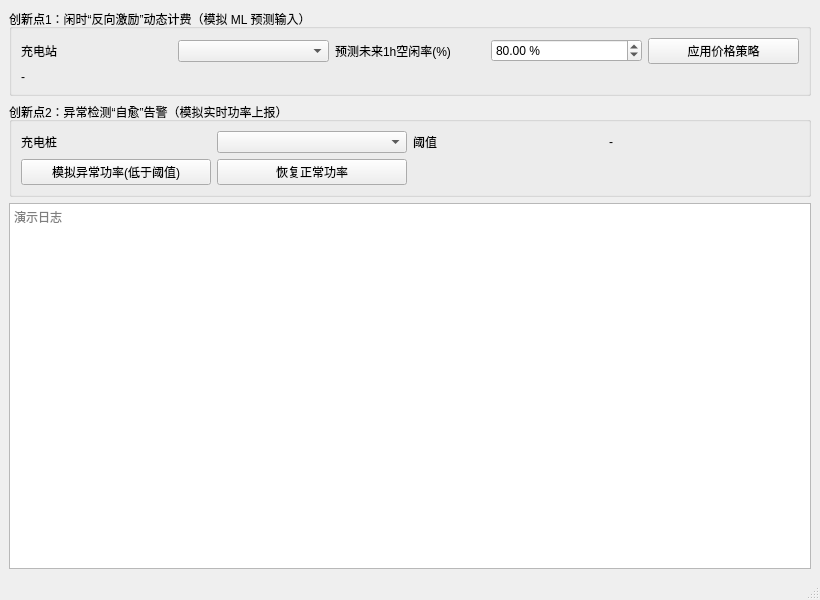
<?xml version="1.0" encoding="UTF-8"?>
<ui version="4.0">
 <class>MainWindow</class>
 <widget class="QMainWindow" name="MainWindow">
  <property name="geometry"><rect><x>0</x><y>0</y><width>820</width><height>600</height></rect></property>
  <property name="windowTitle"><string>创新点模拟演示</string></property>
  <widget class="QWidget" name="centralwidget">
   <layout class="QVBoxLayout" name="root">
    <item>
     <widget class="QGroupBox" name="pricingBox">
      <property name="title"><string>创新点1：闲时“反向激励”动态计费（模拟 ML 预测输入）</string></property>
      <layout class="QGridLayout" name="pricingGrid">
       <item row="0" column="0"><widget class="QLabel" name="stationLabel"><property name="text"><string>充电站</string></property></widget></item>
       <item row="0" column="1"><widget class="QComboBox" name="stationCombo"/></item>
       <item row="0" column="2"><widget class="QLabel" name="idleLabel"><property name="text"><string>预测未来1h空闲率(%)</string></property></widget></item>
       <item row="0" column="3"><widget class="QDoubleSpinBox" name="idleSpin"><property name="minimum"><double>0</double></property><property name="maximum"><double>100</double></property><property name="value"><double>80</double></property><property name="suffix"><string> %</string></property></widget></item>
       <item row="0" column="4"><widget class="QPushButton" name="btnApply"><property name="text"><string>应用价格策略</string></property></widget></item>
       <item row="1" column="0" colspan="5"><widget class="QLabel" name="strategyLabel"><property name="text"><string>-</string></property></widget></item>
      </layout>
     </widget>
    </item>
    <item>
     <widget class="QGroupBox" name="healBox">
      <property name="title"><string>创新点2：异常检测“自愈”告警（模拟实时功率上报）</string></property>
      <layout class="QGridLayout" name="healGrid">
       <item row="0" column="0"><widget class="QLabel" name="pileLabel"><property name="text"><string>充电桩</string></property></widget></item>
       <item row="0" column="1"><widget class="QComboBox" name="pileCombo"/></item>
       <item row="0" column="2"><widget class="QLabel" name="thLabel"><property name="text"><string>阈值</string></property></widget></item>
       <item row="0" column="3"><widget class="QLabel" name="thresholdLabel"><property name="text"><string>-</string></property></widget></item>
       <item row="1" column="0"><widget class="QPushButton" name="btnLow"><property name="text"><string>模拟异常功率(低于阈值)</string></property></widget></item>
       <item row="1" column="1"><widget class="QPushButton" name="btnNormal"><property name="text"><string>恢复正常功率</string></property></widget></item>
      </layout>
     </widget>
    </item>
    <item>
     <widget class="QPlainTextEdit" name="logEdit">
      <property name="readOnly"><bool>true</bool></property>
      <property name="placeholderText"><string>演示日志</string></property>
     </widget>
    </item>
   </layout>
  </widget>
  <widget class="QStatusBar" name="statusbar"/>
 </widget>
 <resources/>
 <connections/>
</ui>
